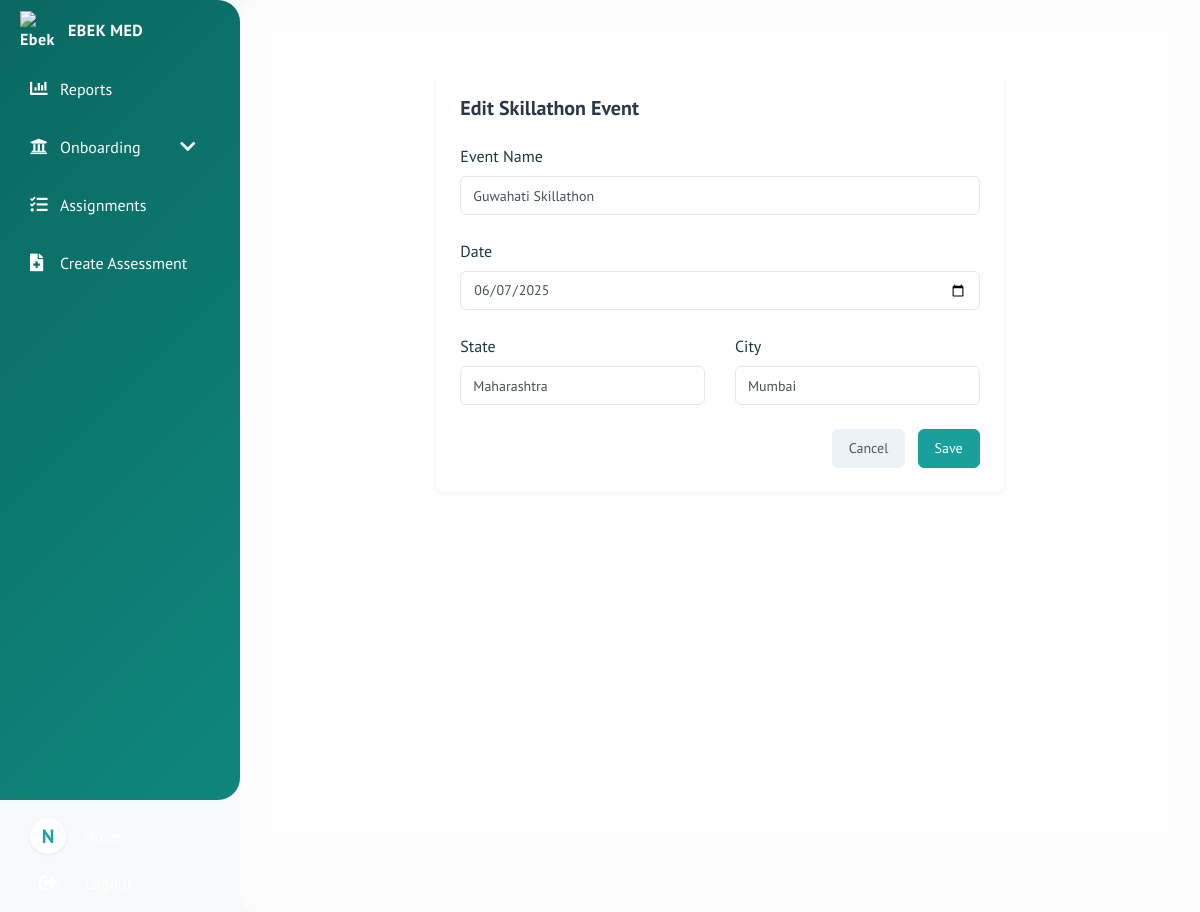
Page /onboarding/skillathon/1/edit/ (signed in) on the committed database.
### assessments/models.py (models this page shows, shortened)
class EbekUser(AbstractBaseUser, PermissionsMixin):
    email = models.EmailField(
        max_length=255, unique=True,
        help_text='Required. A valid email address.',
    )
    full_name = models.CharField(max_length=255, blank=True, null=True)
    phone_number = models.CharField(max_length=20, blank=True, null=True)
    is_active = models.BooleanField(default=True, help_text='Designates whether this user can log in.')
    is_staff = models.BooleanField(default=False, help_text='Designates whether this user can access the admin site.')
    is_superuser = models.BooleanField(default=False, help_text='Designates whether this user has all permissions without explicitly assigning them.')
    user_role = models.CharField(
        max_length=200, choices=role, default='', null=True, blank=True, help_text='User Role'
    )
    date_joined = models.DateTimeField(auto_now_add=True, help_text='When the user account was created.')
    last_login = models.DateTimeField(null=True, blank=True, help_text='Last login timestamp.')
    groups = models.ManyToManyField(
        'auth.Group',
        verbose_name='groups',
        blank=True,
        help_text='The groups this user belongs to.',
        related_name='ebek_user_set',
        related_query_name='ebek_user'
    )
    user_permissions = models.ManyToManyField(
        'auth.Permission',
        verbose_name='user permissions',
        blank=True,
        help_text='Specific permissions for this user.',
        related_name='ebek_user_set',
        related_query_name='ebek_user'
    )
    mobile_number = models.CharField(max_length=20, blank=True, null=True)
    objects = EbekUserManager()
    USERNAME_FIELD = 'email'
    REQUIRED_FIELDS = []
    class Meta:
        verbose_name = 'User'
        verbose_name_plural = 'Users'

class SkillathonEvent(models.Model):
    name = models.CharField(max_length=255)
    date = models.DateField()
    state = models.CharField(max_length=100)
    city = models.CharField(max_length=100)
    created_at = models.DateTimeField(auto_now_add=True)
    updated_at = models.DateTimeField(auto_now=True)

### assessments/onboarding_views.py (the view)
# urls.py: path('onboarding/skillathon/<int:pk>/edit/', views.skillathon_edit, name='skillathon_edit'),
@login_required
def skillathon_edit(request, pk):
    event = get_object_or_404(SkillathonEvent, pk=pk)
    if request.method == 'POST':
        form = SkillathonEventForm(request.POST, instance=event)
        if form.is_valid():
            form.save()
            messages.success(request, 'Skillathon event updated successfully.')
            return redirect('skillathon_list')
    else:
        form = SkillathonEventForm(instance=event)
    return render(request, 'assessments/onboarding/skillathon_form.html', {'form': form, 'action': 'Edit'})

### assessments/onboarding_forms.py
class SkillathonEventForm(forms.ModelForm):
    class Meta:
        model = SkillathonEvent
        fields = ['name', 'date', 'state', 'city']
        widgets = {
            'name': forms.TextInput(attrs={'class': 'form-control'}),
            'date': forms.DateInput(attrs={'class': 'form-control', 'type': 'date'}),
            'state': forms.TextInput(attrs={'class': 'form-control'}),
            'city': forms.TextInput(attrs={'class': 'form-control'}),
        }

### assessments/templates/assessments/onboarding/skillathon_form.html (shortened to what this page needs)
{% extends 'assessments/base.html' %}
{% load static %}
{% block content %}
<div class="page-container">
    <div class="container-fluid py-4">
        <div class="row justify-content-center">
            <div class="col-md-8">
                <div class="card bg-white border-0">
                    <div class="card-header bg-white border-0 pb-0">
                        <h3 class="card-title mb-0">{{ action }} Skillathon Event</h3>
                    </div>
                    <div class="card-body pt-4">
                        <form method="post" novalidate>
                            <div class="form-group">
                                <label for="{{ form.name.id_for_label }}">Event Name</label>
                                {{ form.name }}
                            </div>
                            <div class="form-group">
                                <label for="{{ form.date.id_for_label }}">Date</label>
                                {{ form.date }}
                            </div>
                            <div class="row">
                                <div class="col-md-6">
                                    <div class="form-group">
                                        <label for="{{ form.state.id_for_label }}">State</label>
                                        {{ form.state }}
                                    </div>
                                </div>
                                <div class="col-md-6">
                                    <div class="form-group">
                                        <label for="{{ form.city.id_for_label }}">City</label>
                                        {{ form.city }}
                                    </div>
                                </div>
                            </div>
                            <div class="form-group text-right mb-0">
                                <a href="{% url 'skillathon_list' %}" class="btn btn-light">Cancel</a>
                                <button type="submit" class="btn btn-primary ml-2">Save</button>
                            </div>
                        </form>
                    </div>
                </div>
            </div>
        </div>
    </div>
</div>
{% endblock %}

### assessments/templates/assessments/base.html (shortened to what this page needs)
<!DOCTYPE html>
<html lang="en">
<head>
    <link href="https://stackpath.bootstrapcdn.com/bootstrap/4.5.2/css/bootstrap.min.css" rel="stylesheet">
    <link href="https://cdnjs.cloudflare.com/ajax/libs/font-awesome/5.15.4/css/all.min.css" rel="stylesheet">
</head>
<body>
    {% if request.user.is_authenticated %}
    <div id="sidebar">
        <div class="sidebar-header">
            <img src="https://i.ibb.co/VW9y368B/4021762-Ebekmed-Favicon.png" alt="Ebek Logo" style="height: 38px; width: 38px; object-fit: contain;">
            <span class="brand-text">EBEK MED</span>
        </div>
        {% if request.user.user_role == 'ebek_admin' or request.user.user_role == 'super_admin' %}
        <div class="nav-item">
            <a href="{% url 'exam_reports_page' %}" class="nav-link" title="View Assessment Reports">
        <i class="fas fa-chart-bar"></i>
                <span>Reports</span>
            </a>
        </div>
            <div class="nav-item">
                <a href="#onboardingSubmenu" class="nav-link" data-toggle="collapse" aria-expanded="false" title="Onboarding and Management">
            <i class="fas fa-university"></i>
                    <span>Onboarding</span>
                    <i class="fas fa-chevron-down ml-auto"></i>
                </a>
            </div>
            <div class="nav-item">
                <a href="{% url 'assign_assessment' %}" class="nav-link" title="View & Assign Assessments">
                    <i class="fas fa-tasks"></i>
                            <span>Assignments</span>
                    </a>
            </div>
            {% if request.user.user_role == 'super_admin' %}
                <div class="nav-item">
                    <a href="{% url 'create_assessment' %}" class="nav-link" title="Create New Assessment">
                <i class="fas fa-file-medical"></i>
                        <span>Create Assessment</span>
                </a>
            </div>
            {% endif %}
        {% endif %}
        <div class="sidebar-bottom-area">
            <div class="nav-item">
                <div class="sidebar-user-info d-flex align-items-center">
                    <div class="sidebar-user-initial mr-2">
                        <span class="user-initial-circle">{{ request.user.email|first|upper }}</span>
                    </div>
                    <span class="sidebar-user-email">{{ request.user.full_name }}</span>
                </div>
            </div>
            <div class="nav-item">
                <a href="{% url 'logout' %}" class="nav-link d-flex align-items-center sidebar-logout-link">
                        <i class="fas fa-sign-out-alt" style="font-size: 1.2rem; margin: -6px;"></i>
                    <span class="sidebar-logout-text" style="margin-left: 32px;">Logout</span>
                </a>
            </div>
        </div>
    </div>
    {% endif %}
    <div id="content">
        {% block content %}{% endblock %}
    </div>
</body>
</html>

### assessments/templates/assessments/base.html (style rules this page uses)
:root { --primary-color: #1AA09A; --primary-gradient: linear-gradient(135deg, #1AA09A 0%, #4fd1c5 100%); --sidebar-width: 250px; --sidebar-collapsed-width: 70px; --header-height: 60px; --text-color: #1a3a38; --hover-color: #e6f7f6; --active-color: #e0f7f5; --accent-color: #4fd1c5; --divider-color: #b2e5e2; }
body { font-family: 'PT Sans', sans-serif; background-color: #f8f9fa; color: var(--text-color); }
input, button, select, textarea, a, p, h1, h2, h3, h4, h5, h6, span, div { font-family: 'PT Sans', sans-serif; }
#sidebar { width: var(--sidebar-width); background: var(--primary-gradient), var(--primary-color); background-blend-mode: multiply; opacity: 0.97; border-right: none; height: 100vh; position: fixed; top: 0; left: 0; z-index: 1001; transition: all 0.4s cubic-bezier(.4,2,.6,1), box-shadow 0.3s; border-top-right-radius: 22px; border-bottom-right-radius: 22px; overflow: hidden; background-image: var(--primary-gradient), repeating-linear-gradient(135deg, rgba(255,255,255,0.04) 0px, rgba(255,255,255,0.04) 2px, transparent 2px, transparent 8px); font-family: 'PT Sans', sans-serif; display: flex; flex-direction: column; }
#sidebar .sidebar-header { height: var(--header-height); display: flex; align-items: center; padding: 0 20px; border-bottom: none; }
#sidebar .sidebar-header img { height: 35px; margin-right: 10px; }
#sidebar .sidebar-header, #sidebar .brand-text { color: #fff; letter-spacing: 0.5px; font-weight: 600; }
#sidebar .nav-item { padding: 0 15px; margin: 5px 0; }
#sidebar .nav-link { display: flex; align-items: center; padding: 12px 15px; color: #fff; border-radius: 8px; transition: background 0.25s, color 0.25s, box-shadow 0.25s; text-decoration: none; font-size: 1rem; font-family: 'PT Sans', sans-serif; }
#sidebar .nav-link i { width: 20px; margin-right: 10px; font-size: 1.1rem; }
#sidebar .nav-link span { font-size: 1 rem; font-weight: 500; }
#content { margin-left: var(--sidebar-width); padding: 32px 32px 80px 32px; min-height: 100vh; transition: margin-left 0.4s cubic-bezier(.4,2,.6,1), padding 0.3s; background: #fcfcfc; border-top-left-radius: 18px; border-bottom-left-radius: 18px; box-shadow: 0 0 0 0 #fff; }
.nav-link[data-toggle="collapse"] .fa-chevron-down { transition: transform 0.3s ease; }
#sidebar { display: flex; flex-direction: column; height: 100vh; }
.sidebar-bottom-area { position: fixed; left: 0; bottom: 0; width: var(--sidebar-width); z-index: 1002; }
.sidebar-user-info { width: 100%; display: flex; align-items: center; margin-bottom: 5px; padding: 0 15px; }
.sidebar-user-initial .user-initial-circle { display: inline-flex; align-items: center; justify-content: center; background: #fff; color: var(--primary-color); font-weight: 700; font-size: 1.2rem; width: 36px; height: 36px; border-radius: 50%; box-shadow: 0 1px 4px 0 rgba(0,0,0,0.07); margin-right: 10px; }
.sidebar-user-email { color: #fff; font-size: 1rem; font-weight: 500; line-height: 1.5; word-break: break-all; font-family: 'PT Sans', sans-serif; }
.sidebar-logout-link { width: calc(100% - 30px); padding: 12px 15px; border-radius: 8px; background: none; box-shadow: none; color: #fff; font-weight: 500; font-size: 1rem; transition: background 0.25s, color 0.25s; display: flex; align-items: center; margin: 0 15px 5px 15px; font-family: 'PT Sans', sans-serif; }

### assessments/templates/assessments/onboarding/skillathon_form.html (style rules this page uses)
.page-container { background: #fff; min-height: 100vh; padding-top: 1rem; }
.card { background: #fff; box-shadow: 0 2px 4px rgba(0, 0, 0, 0.05); border-radius: 8px; }
.card-header { padding: 1.5rem 1.5rem 0; }
.card-body { padding: 1.5rem; }
.card-title { color: #2D3748; font-weight: 600; font-size: 1.25rem; }
.form-group { margin-bottom: 1.5rem; }
.form-control { border: 1px solid #E2E8F0; border-radius: 6px; padding: 0.5rem 0.75rem; height: calc(1.5em + 1rem + 2px); font-size: 0.875rem; }
.btn { padding: 0.5rem 1rem; font-size: 0.875rem; font-weight: 500; border-radius: 6px; transition: all 0.2s; }
.btn-primary { background-color: #1AA09A; border-color: #1AA09A; }
.btn-light { background-color: #EDF2F7; border-color: #EDF2F7; color: #4A5568; }

### rows in the picture
EbekUser: user.email|first "N"
SkillathonEvent: name "Guwahati Skillathon", date "06/07/2025", state "Maharashtra", city "Mumbai"

### other values in the picture
{{ action }} "Edit"
